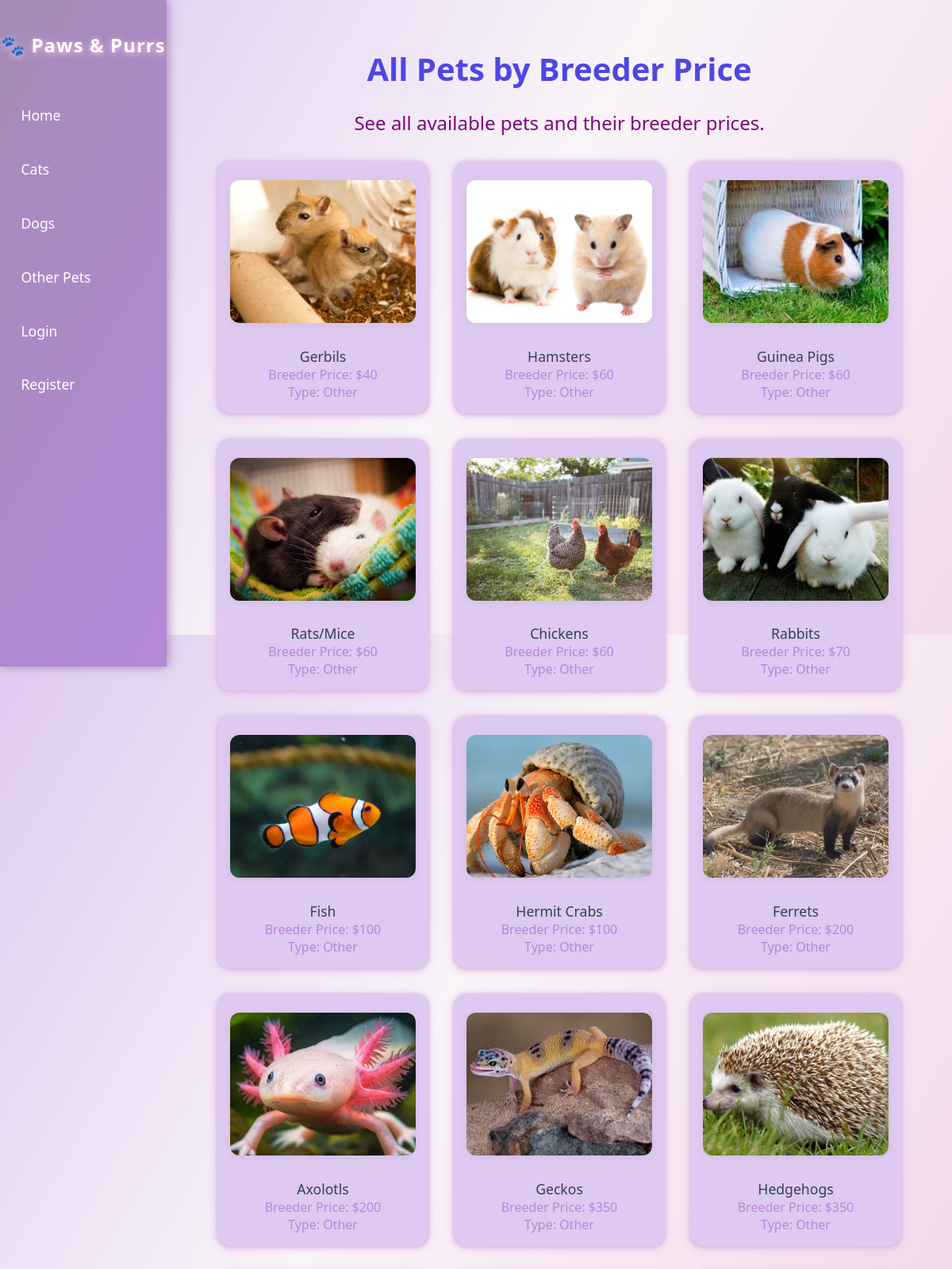
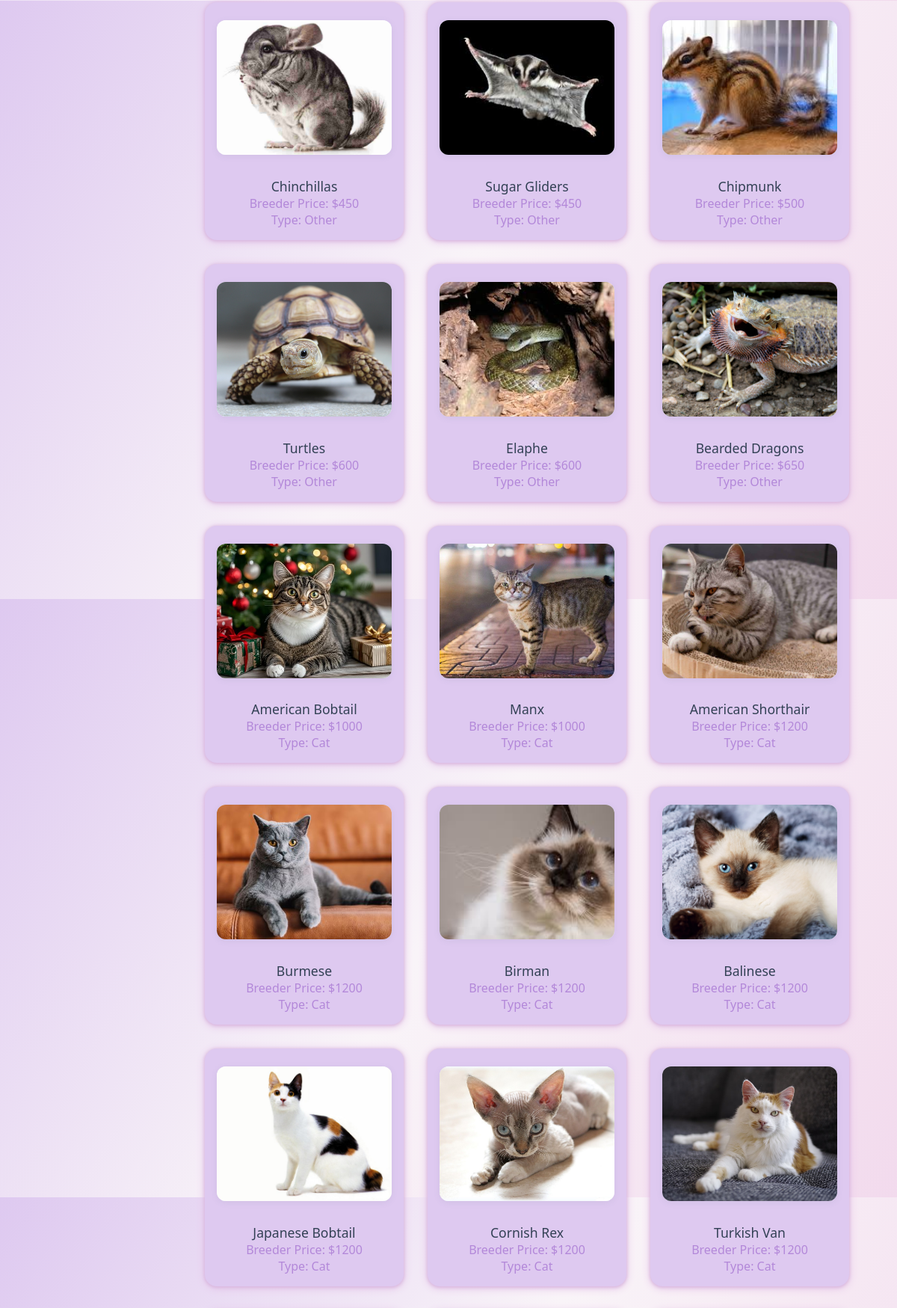
Page /breeder_price (upper part) on the committed database (2 pictures, top to bottom).
### tables this page shows
CREATE TABLE Other (ID INTEGER PRIMARY KEY, name TEXT, description TEXT, image TEXT, breeder_price INTEGER, adoption_price INTEGER);

CREATE TABLE Cats (ID INTEGER PRIMARY KEY, name TEXT, description TEXT, image TEXT, breeder_price INTEGER, adoption_price INTEGER);

### routes.py (the view)
@routes.route('/breeder_price')
def breeder_price():
    db = get_db()
    pets = []
    for table, pet_type in [
        ('Dogs', 'Dog'),
        ('Cats', 'Cat'),
        ('Other', 'Other')
    ]:
        try:
            cur = db.execute(f'SELECT *, "{pet_type}" as type FROM {table}')
            pets += cur.fetchall()
            cur.close()
        except sqlite3.OperationalError:
            continue
    pets = [pet for pet in pets if pet['breeder_price'] is not None]
    pets.sort(
        key=(
            lambda x: float(x['breeder_price'])
            if x['breeder_price'] else float('inf')
        )
    )
    return render_template('breeder_price.html', pets=pets)

### app.py (called while the page is built)
@app.teardown_appcontext
def close_connection(exception):
    db = getattr(g, '_database', None)
    if db is not None:
        db.close()

### routes.py (called while the page is built)
def get_db():
    db = getattr(g, '_database', None)
    if db is None:
        db = g._database = sqlite3.connect('Backpack.db')
        db.row_factory = sqlite3.Row
    return db

### templates/breeder_price.html
{% extends "layout.html" %}
{% block content %}
<h1>All Pets by Breeder Price</h1>
<p>See all available pets and their breeder prices.</p>
<div class="container-row">
  {% if pets %}
    {% for pet in pets %}
      <div class="container-box">
        <img src="{{ url_for('static', filename='images/' ~ pet['image']) }}" alt="{{ pet['name'] }}" style="width:100%;">
        <h5>{{ pet['name'] }}</h5>
        <div>Breeder Price: ${{ pet['breeder_price'] }}</div>
        <div>Type: {{ pet['type'] }}</div>
      </div>
    {% endfor %}
  {% else %}
    <p>No pets found.</p>
  {% endif %}
</div>
{% endblock %}

### static/style.css (style rules this page uses)
body { font-family: 'Segoe UI', 'Arial', sans-serif; background: linear-gradient(120deg, #DEC9F0 0%, #F9F4F8 50%, #F2DAED 100%); margin: 0; padding: 0; min-height: 100vh; }
h1 { font-size: 2.5em; margin-bottom: 0.5em; color: #4f46e5; text-align: center; }
p { font-size: 1.5em; margin-bottom: 0.5em; color: purple; text-align: center; }
.container-row { display: grid; gap: 2em; margin-top: 2em; grid-template-columns: repeat(auto-fit, minmax(260px, 1fr)); padding: 0 2em 2em 2em; }
.container-box { border: none; background: #DEC9F0; border-radius: 16px; box-shadow: 0 2px 12px #E2BEE6, 0 1px 4px #C9A4CF; padding: 1.5em 1em 1em 1em; transition: box-shadow 0.2s, transform 0.2s; position: relative; overflow: hidden; text-align: center; color: #B388D9; }
.container-box img, .pet-container img { width: 180px; height: 180px; object-fit: cover; border-radius: 12px; margin-bottom: 1em; box-shadow: 0 2px 8px rgba(100,116,139,0.10); background: #f1f5f9; }
h5 { font-size: 1.1em; color: #334155; margin: 0.5em 0 0 0; font-weight: 500; }

### rows in the picture
Other: image (picture), name "Gerbils", breeder_price "40", type "Other"
Other: image (picture), name "Hamsters", breeder_price "60", type "Other"
Other: image (picture), name "Guinea Pigs", breeder_price "60", type "Other"
Other: image (picture), name "Rats/Mice", breeder_price "60", type "Other"
Other: image (picture), name "Chickens", breeder_price "60", type "Other"
Other: image (picture), name "Rabbits", breeder_price "70", type "Other"
Other: image (picture), name "Fish", breeder_price "100", type "Other"
Other: image (picture), name "Hermit Crabs", breeder_price "100", type "Other"
Other: image (picture), name "Ferrets", breeder_price "200", type "Other"
Other: image (picture), name "Axolotls", breeder_price "200", type "Other"
Other: image (picture), name "Geckos", breeder_price "350", type "Other"
Other: image (picture), name "Hedgehogs", breeder_price "350", type "Other"
Other: image (picture), name "Chinchillas", breeder_price "450", type "Other"
Other: image (picture), name "Sugar Gliders", breeder_price "450", type "Other"
Other: image (picture), name "Chipmunk", breeder_price "500", type "Other"
Other: image (picture), name "Turtles", breeder_price "600", type "Other"
Other: image (picture), name "Elaphe", breeder_price "600", type "Other"
Other: image (picture), name "Bearded Dragons", breeder_price "650", type "Other"
Cats: image (picture), name "American Bobtail", breeder_price "1000", type "Cat"
Cats: image (picture), name "Manx", breeder_price "1000", type "Cat"
Cats: image (picture), name "American Shorthair", breeder_price "1200", type "Cat"
Cats: image (picture), name "Burmese", breeder_price "1200", type "Cat"
Cats: image (picture), name "Birman", breeder_price "1200", type "Cat"
Cats: image (picture), name "Balinese", breeder_price "1200", type "Cat"
Cats: image (picture), name "Japanese Bobtail", breeder_price "1200", type "Cat"
Cats: image (picture), name "Cornish Rex", breeder_price "1200", type "Cat"
Cats: image (picture), name "Turkish Van", breeder_price "1200", type "Cat"
